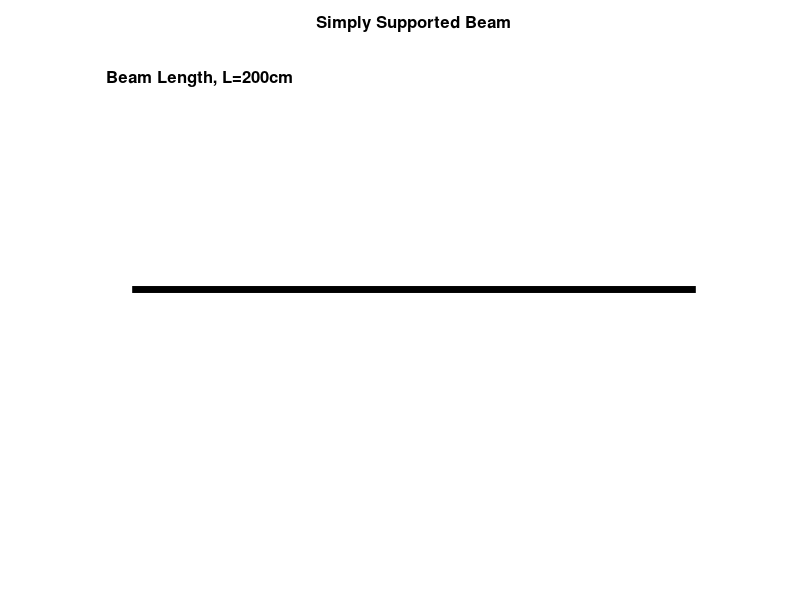

MATLAB code to generate this figure: (Note: this script raises an error after producing the figure.)
l=randi([15,20]);
L=l*10;

%Plotting the beam

y1=0;
y2=0;
x1=0;
x2=L;

a=plot([x1,x2],[y1,y2],'Color','black','linewidth',5);

hold on

axis([-10 L+10 -1.5 1.5]);

title('Simply Supported Beam','FontSize',12, 'FontWeight','bold');

axis off

%Indicating the beam length on the plot

L_unit=strcat('Beam Length, L= ',num2str(L),'cm');

text(-9,1.3, L_unit,'FontSize',12,'FontWeight','bold');

%Reaction Forces

arrow([0,-0.75],[0,0],'LineWidth',3)

text(-2,-0.85,'R1','Fontsize',12,'FontWeight','bold')

arrow([L,-0.75],[L,0],'LineWidth',3)

text(L-2,-0.85,'R2','Fontsize',12,'Fontweight','bold');

%Plotting 1st distributed load

p1=randi([2,round(l/4)]);
P1=p1*10;
yr=0.05;
hr=0.3;
wr=randi([3,round(l/4)]);
WR=wr*10;
rectangle('Position',[P1,yr,WR,hr],'LineWidth',4,'EdgeColor','r','FaceColor','g');

%Plotting 2nd distributed load

p2=randi([p1+wr+1,l-5]);
P2=p2*10;
yr2=0.05;
hr2=0.3;
wr2=randi([3,round(l/4)]);
WR2=wr2*10;
rectangle('Position',[P2,yr2,WR2,hr2],'LineWidth',4,'EdgeColor','r','FaceColor','g');

%Labelling 1st distributed load

w=randi([15,50]);
W=w*10;
W_label=strcat(num2str(W),'N');

text(P1+(WR/3),0.15,W_label,'fontsize',12,'fontweight','bold');

%Labelling 2nd distributed load

w2=randi([15,50]);
W2=w2*10;
W2_label=strcat(num2str(W2),'N');

text(P2+(WR2/4),0.15,W2_label,'fontsize',12,'fontweight','bold');

%Labelling distances

d1_label=strcat(num2str(P1),'cm');
d2_label=strcat(num2str(WR),'cm');

d3_label=strcat(num2str(P2),'cm');
d4_label=strcat(num2str(WR2),'cm');

arrow([P1/2,-0.1],[0,-0.1],'LineWidth',2);
arrow([P1/2,-0.1],[P1,-0.1],'LineWidth',2);

arrow([P1+(WR/2),-0.1],[P1,-0.1],'LineWidth',2);
arrow([P1+(WR/2),-0.1],[P1+WR,-0.1],'LineWidth',2);

plot([P2,P2],[0,-0.5],'LineStyle','--','Color','black','LineWidth',1.5);
plot([P2+WR2,P2+WR2],[0,-0.5],'LineStyle','--','Color','black','LineWidth',1.5);

arrow([P1/2,-0.5],[0,-0.5],'LineWidth',2);
arrow([P1/2,-0.5],[P2,-0.5],'LineWidth',2);

arrow([P2+(WR2/2),-0.5],[P2,-0.5],'LineWidth',2);
arrow([P2+(WR2/2),-0.5],[P2+WR2,-0.5],'LineWidth',2);

text(P1/3,-0.2,d1_label,'fontsize',12,'fontweight','bold');

text(P1+WR/3,-0.2,d2_label,'fontsize',12,'fontweight','bold');

text(P2/3,-0.6,d3_label,'fontsize',12,'fontweight','bold');

text(P2+WR2/3,-0.6,d4_label,'fontsize',12,'fontweight','bold');

%Indicating level

rectangle('Position',[L-5*L/20+5,1.3,L/20,0.1],'Curvature',[1,1],'LineWidth',1.5,'FaceColor','y');
rectangle('Position',[L-4*L/20+5,1.3,L/20,0.1],'Curvature',[1,1],'LineWidth',1.5,'FaceColor','y');
rectangle('Position',[L-3*L/20+5,1.3,L/20,0.1],'Curvature',[1,1],'LineWidth',1.5,'FaceColor','y');
rectangle('Position',[L-2*L/20+5,1.3,L/20,0.1],'Curvature',[1,1],'LineWidth',1.5);
rectangle('Position',[L-L/20+5,1.3,L/20,0.1],'Curvature',[1,1],'LineWidth',1.5);

saveas(a,'level4a.jpg')

hold off

%Drawing equivalent free body diagram with point loads

%Plotting the beam

y1b=0;
y2b=0;
x1b=0;
x2b=L;

b=plot([x1b,x2b],[y1b,y2b],'Color','black','linewidth',5);

hold on

axis([-10 L+10 -1.5 1.5]);

title('Simply Supported Beam','FontSize',12, 'FontWeight','bold');

axis off

%Indicating the beam length on the plot

L_unit_b=strcat('Beam Length, L= ',num2str(L),'cm');

text(-9,1.3, L_unit_b,'FontSize',12,'FontWeight','bold');

%Reaction Forces

arrow([0,-0.75],[0,0],'LineWidth',3)

text(-2,-0.85,'R1','Fontsize',12,'FontWeight','bold')

arrow([L,-0.75],[L,0],'LineWidth',3)

text(L-2,-0.85,'R2','Fontsize',12,'Fontweight','bold');

%Plotting 1st point load

P=P1+WR/2;
arrow([P,0.75],[P,0],'LineWidth',3)

%Labelling  1st point load

W_label_b=strcat(num2str(W),'N');

text(P-5,0.85,W_label_b,'fontsize',12,'fontweight','bold')

%Plotting 2nd point load

Pb=P2+WR2/2;
arrow([Pb,0.75],[Pb,0],'LineWidth',3)

%Labelling 2nd point load

W2_label_b=strcat(num2str(W2),'N');

text(Pb-5,0.85,W2_label_b,'fontsize',12,'fontweight','bold')

plot([Pb,Pb],[0,-0.5],'LineStyle','--','LineWidth',1.5,'Color','black');

%Labelling distances

d_label=strcat(num2str(P),'cm');

if P>=L/2
         
arrow([P/2,-0.1],[0,-0.1],'LineWidth',2);
arrow([P/2,-0.1],[P,-0.1],'LineWidth',2);

text(P/3,-0.2,d_label,'fontsize',12,'fontweight','bold');

else
    
    arrow([P+L/2,-0.1],[L,-0.1],'LineWidth',2);
    arrow([P+L/2,-0.1],[P,-0.1],'LineWidth',2);
    
  LP=L-P;
    
    text(P+(LP/3),-0.2,strcat(num2str(L-P),'cm'),'fontsize',12,'fontweight','bold');
    
end 

db_label=strcat(num2str(Pb),'cm');
db2_label=strcat(num2str(L-Pb),'cm');

if P>=L/2
    
    arrow([Pb/2,-0.5],[0,-0.5],'LineWidth',2);
arrow([Pb/2,-0.5],[Pb,-0.5],'LineWidth',2);

text(Pb/3,-0.2,db_label,'fontsize',12,'fontweight','bold');

else 
    
 arrow([(Pb+L)/2,-0.5],[L,-0.5],'LineWidth',2);
    arrow([(Pb+L)/2,-0.5],[Pb,-0.5],'LineWidth',2);
    
  LP2=L-Pb;
    
    text(Pb+(LP2/3),-0.6,db2_label,'fontsize',12,'fontweight','bold');
    
end

saveas(b,'level4b.jpg');


hold off